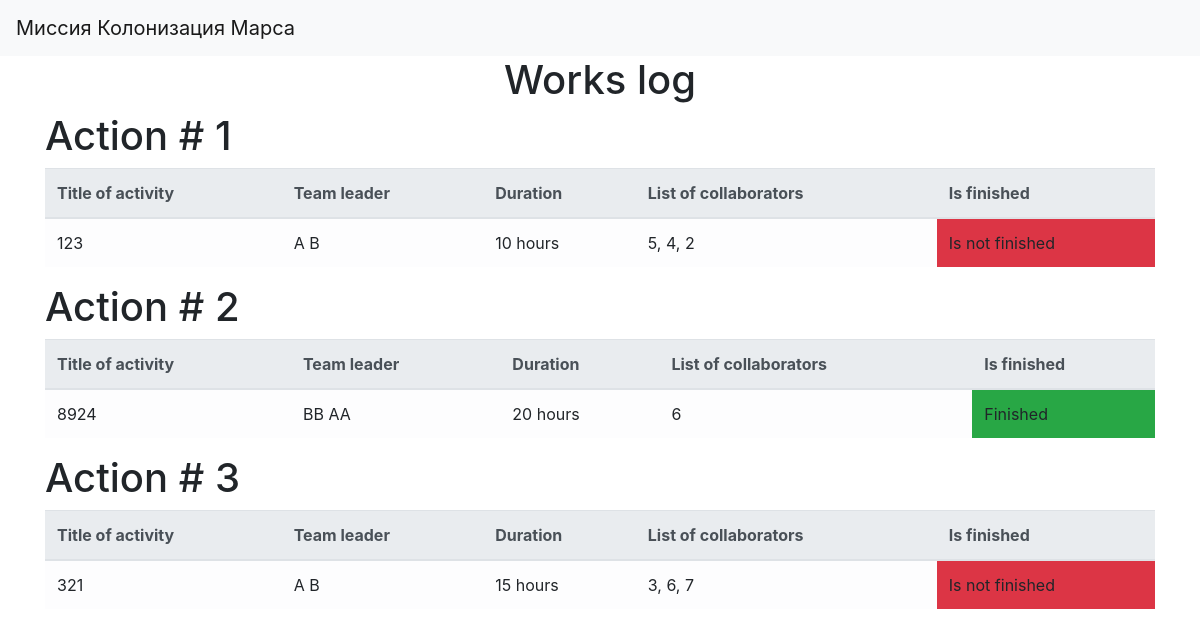
/index, run on the app's committed database.
### data/jobs.py (models this page shows)
class Jobs(SqlAlchemyBase):
    __tablename__ = 'jobs'
    id = sqlalchemy.Column(sqlalchemy.Integer,
                           primary_key=True, autoincrement=True)
    team_leader = sqlalchemy.Column(sqlalchemy.Integer,
                                    sqlalchemy.ForeignKey("users.id"))
    user = orm.relation('User')
    job = sqlalchemy.Column(sqlalchemy.String, nullable=True)
    work_size = sqlalchemy.Column(sqlalchemy.Integer, nullable=True)
    collaborators = sqlalchemy.Column(sqlalchemy.String, nullable=True)
    start_date = sqlalchemy.Column(sqlalchemy.DateTime)
    end_date = sqlalchemy.Column(sqlalchemy.DateTime)
    is_finished = sqlalchemy.Column(sqlalchemy.BOOLEAN)

### data/users.py (models this page shows)
class User(SqlAlchemyBase):
    __tablename__ = 'users'
    id = sqlalchemy.Column(sqlalchemy.Integer,
                           primary_key=True, autoincrement=True)
    surname = sqlalchemy.Column(sqlalchemy.String, nullable=True)
    age = sqlalchemy.Column(sqlalchemy.Integer, nullable=True)
    name = sqlalchemy.Column(sqlalchemy.String, nullable=True)
    position = sqlalchemy.Column(sqlalchemy.String, nullable=True)
    speciality = sqlalchemy.Column(sqlalchemy.String, nullable=True)
    address = sqlalchemy.Column(sqlalchemy.String, nullable=True)
    email = sqlalchemy.Column(sqlalchemy.String,
                              unique=True, nullable=True)
    hashed_password = sqlalchemy.Column(sqlalchemy.String, nullable=True)
    modified_date = sqlalchemy.Column(sqlalchemy.DateTime, default=datetime.datetime.now)

### main.py (the view)
@app.route('/')
@app.route('/index')
def index():
    session = db_session.create_session()
    jobs = session.query(Jobs)
    return render_template("index.html", jobs=jobs)

### data/db_session.py (called while the page is built)
def create_session() -> Session:
    global __factory
    return __factory()

### templates/index.html
{% extends "base.html" %}
{% block content %}
<h1 align="center">Works log</a></h1>
{% for item in jobs%}
<table class="table">
    <h1>Action # {{ item.id }}</h1>
      <thead class="thead-light">
        <tr>
          <th scope="col">Title of activity</th>
          <th scope="col">Team leader</th>
          <th scope="col">Duration</th>
            <th scope="col">List of collaborators</th>
            <th scope="col">Is finished</th>
        </tr>
      </thead>
      <tbody>
        <tr class="table-light">
            <td>{{ item.job }}</td>
            <td>{{ item.user.name }} {{ item.user.surname }}</td>
            <td>{{ item.work_size }} hours</td>
            <td>{{ item.collaborators }}</td>
            {% if item.is_finished %}
                <td class="bg-success">Finished</td>
            {% else %}
                <td class="bg-danger">Is not finished</td>
            {% endif %}
        </tr>
      </tbody>
    </table>
    {% endfor %}
{% endblock %}

### templates/base.html (shortened to what this page needs)
<!doctype html>
<html lang="en">
<head>
    <link rel="stylesheet"
          href="https://stackpath.bootstrapcdn.com/bootstrap/4.4.1/css/bootstrap.min.css"
>
</head>
<body>
<header>
    <nav class="navbar navbar-light bg-light">
        <a class="navbar-brand" href="/">Миссия Колонизация Марса</a>
    </nav>
</header>
<main role="main" class="container">
    {% block content %}{% endblock %}
</main>
</body>
</html>

### data on the page
Jobs: id "1", job "123", user.name "A", user.surname "B", work_size "10", collaborators "5, 4, 2", is_finished "Is not finished"
Jobs: id "2", job "8924", user.name "BB", user.surname "AA", work_size "20", collaborators "6", is_finished "Finished"
Jobs: id "3", job "321", user.name "A", user.surname "B", work_size "15", collaborators "3, 6, 7", is_finished "Is not finished"
